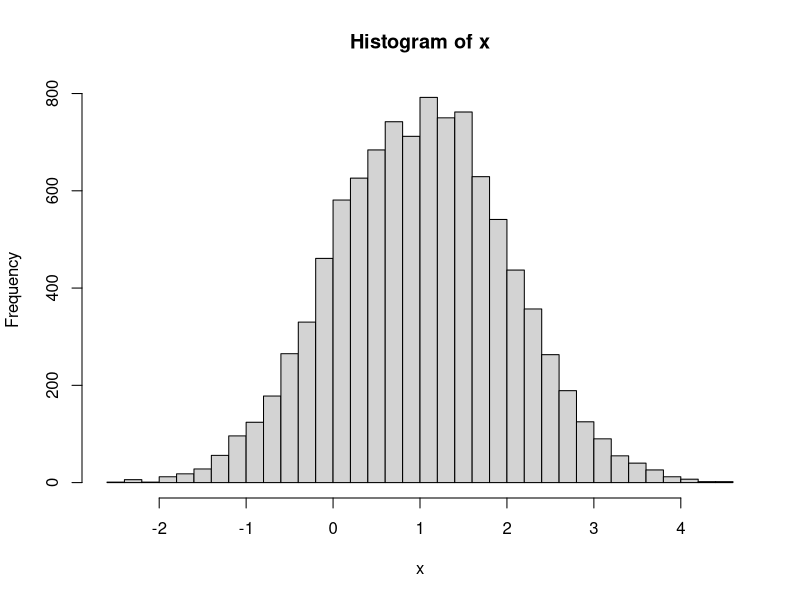
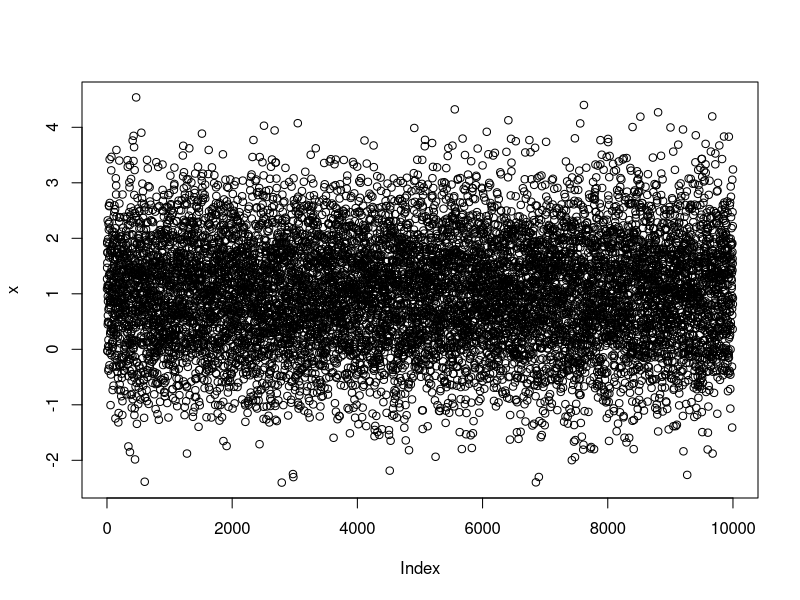
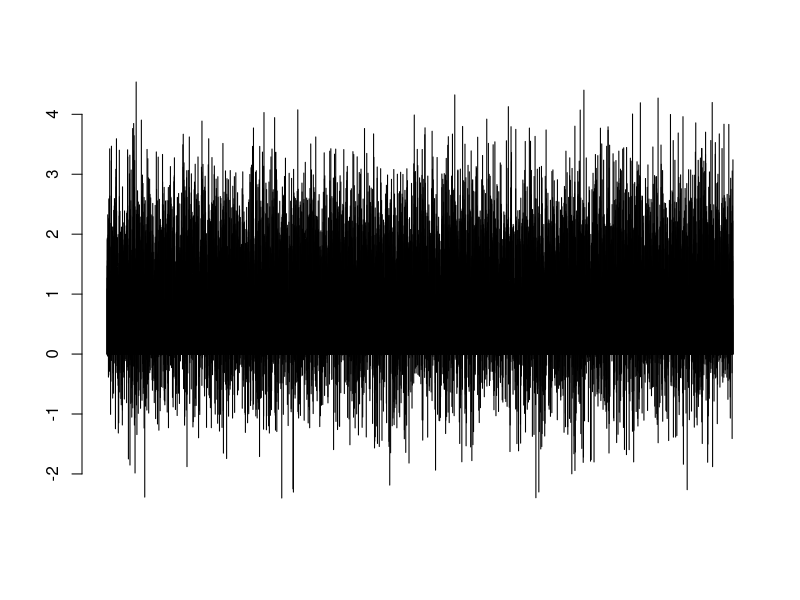
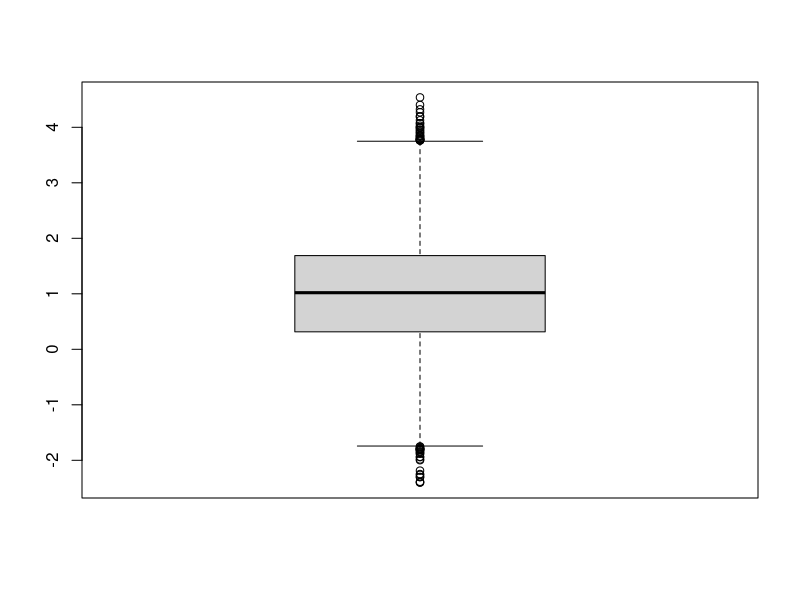

Source code (R) for these figures, in order:
## ---- chunk 1
R.Version()                 # mostra a versão
license()                   # informações sobre a licença
citation()                  # como citar
Sys.time()                  # obtém data e hora exata do sistema
## ---- chunk 2
2+3                         # + = adição
7-5                         # - = subtração
4*5                         # * = multiplicação
9/2                         # / = divisão
9%%2                        # resto da divisão inteira
9%/%2                       # resultado inteiro da divisão
4^4                         # ^ = potência

3+4*2+6
(3+4)*(2+6)
(50+7)/(8*(6-6/2))

sqrt(81)                    # raiz quadrada
exp(12)                     # função exponencial
log(3)                      # logaritmo natural de 3
log(3, 10)                  # logaritmo de 3 na base 10
abs(-6.45)                  # retorna o valor absoluto
factorial(5)                # fatorial de 5 = 5x4x3x2x1
gamma(10)                   # função gama
lgamma(10)                  # log natural gama
round(10.342545, digits=2)  # arredondamento de números decimais
## ---- chunk 3
cos(30)         # cosseno
sin(45)         # seno
tan(90)         # tangente
acos(45)        # arco cosseno
asin(30)        # arco seno
atan(60)        # arco tangente
acosh(30)       # arco cosseno hiperbólico
asinh(45)       # arco seno hiperbólico
atanh(60)       # arco tangente hiperbólico
## ---- chunk 4
seq(1:20)                       # Gera uma sequência de 1 a 20
seq(1, 20, 2)                   # Gera uma sequência de 1 a 20, de 2 em 2
seq(from=5, by=-1, along=1:20)  # Gera uma sequência iniciando em 5 e subtraindo -1, 20 vezes
## ---- chunk 5
rep(5.3, 17)          # Repete o valor 5.3, 17 vezes
rep(1:6, rep(3))      # Repete a sequência 1 a 6, 3 vezes
## ---- chunk 6
LETTERS
letters
month.abb
month.name
pi
## ---- chunk 7
sort(letters)
sort(letters, decreasing=TRUE)
## ---- chunk 8
c(1, 2, 3, 3, 10)      # função 'c' = concatenar
## ---- chunk 9
x <- 1:5
x
y <- 10
y
z <- x + y
z
## ---- chunk 10
w <- c(4,5,6,7,8)
w
## ---- chunk 11
w[3]
w[c(1,4)]
## ---- chunk 12
y <- c(24,10,45,56,20,29,50,67,80,23,20,15,65,57,34,63,20)
y
y[y==20] <- 10      # Se algum valor de y é igual a 20, substituir por 10
y
y[y==10] <- NA    # Apaga todos os valores iguais a 10, substituindo por 'NA'(not available)
y
## ---- chunk 13
x <- c(13, 15, 346, 58, 23)
x
class(x)
## ---- chunk 14
x <- c("R", "plantas", "animais", "floresta", "solo")
x
class(x)
## ---- chunk 15
TRUE
FALSE
TRUE | FALSE     # logical 'ou'= |
TRUE & FALSE     # logical 'e' = &
!TRUE            # logical 'não' = !
!FALSE
x <- c(TRUE, FALSE, TRUE, TRUE, FALSE)
x
class(x)
## ---- chunk 16
cores <- factor(c(1,0,2,1,0,2,0,0,1,2), levels = c(0, 1, 2),
              labels = c("verde", "azul", "vermelho"))
cores
class(cores)
## ---- chunk 17
class(R.Version)
class(license)
class(class)
## ---- chunk 18
x <- c(2, 4, 7, 8, 12, 20)
x
is.vector(x)
is.numeric(x)
is.character(x)

y <- c("verde", "azul", "branco", "cinza", "preto")
y
is.vector(y)
is.numeric(y)
is.character(y)

## ---- chunk 19
x <- matrix(1:20, nrow = 4)
x
is.vector(x)
is.matrix(x)
## ---- chunk 20
x <- data.frame(A = c(1, 3, 5,7),
                B = c("2019-04-05", "2019-03-01", "2019-04-25", "2019-03-15"),
                C = c("alfa","beta","gama","delta"))
x
is.matrix(x)
is.data.frame(x)
## ---- chunk 21
x <- array(1:36, dim=c(3,4,3))
x
is.matrix(x)
is.array(x)
## ---- chunk 22
x <- c(12, 42, 53, 0, 1) 
y <- c("primeiro", "segundo", "terceiro", "quarto", "quinto") 
z <- c(TRUE, FALSE, TRUE, FALSE, FALSE) 
w <- list(x, y, z)
w
is.matrix(w)
is.data.frame(w)          
is.array(w)
is.list(w)
## ---- chunk 23
a <- c(1:10)
a
a[(a>8) | (a<5)]      # sinal | = 'ou'
## ---- chunk 24
a > 8
a < 5
a > 8 | x < 5
a[c(T,T,T,T,F,F,F,F,T,T)]
## ---- chunk 25
x <- 2
if(x == 1) {         
  Sys.time()
}               #nada acontece, pois 'x' não é 1.
x <- 1
if(x == 1) {
  Sys.time()
}               #mostra a data e hora exata do sistema, já que 'x' é 1.
## ---- chunk 26
if(x < 0) {
  sinal <- "negativo"
} else if(x == 0) {
  sinal <- "neutro"
} else if(x > 0) {
  sinal <- "positivo"
}
sinal

x <- -3
if(x < 0) {
  sinal <- "negativo"
} else if(x == 0) {
  sinal <- "neutro"
} else if(x > 0) {
  sinal <- "positivo"
}
sinal

x <- 0
if(x < 0) {
  sinal <- "negativo"
} else if(x == 0) {
  sinal <- "neutro"
} else if(x > 0) {
  sinal <- "positivo"
}
sinal
## ---- chunk 27
# algoritmo para soma de vetores
x <- 1:10   # Cria um vetor com a sequência 1, 2, ..., 10.
soma <- 0
for(i in 1:10) {
  soma <- soma + x[i]
}
soma
## ---- chunk 28
sum(x)          # função 'soma de vetores' já existente na base do R
## ---- chunk 29
runif(100)        # Gera números aleatórios entre 0 e 1 com distribuição uniforme
rnorm(100)        # Gera números aleatórios com distribuição normal
sample(1:100, 4)  # Amostragem
## ---- chunk 30
x <- rnorm(n=10000, mean=1, sd=1)
hist(x, nclass = 40)
## ---- chunk 31
plot(x)
## ---- chunk 32
barplot(x)
## ---- chunk 33
boxplot(x)
